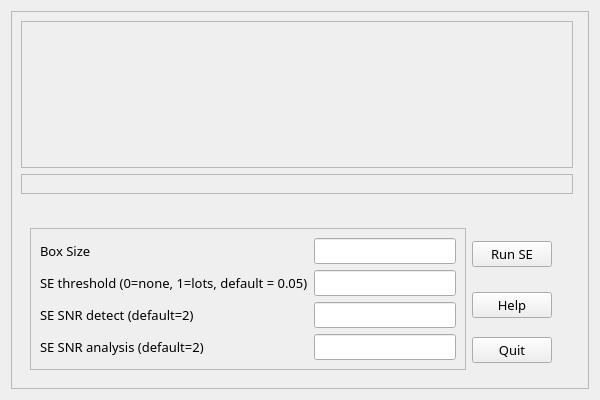
<?xml version="1.0" encoding="UTF-8"?>
<ui version="4.0">
 <class>Form</class>
 <widget class="QWidget" name="Form">
  <property name="geometry">
   <rect>
    <x>0</x>
    <y>0</y>
    <width>600</width>
    <height>400</height>
   </rect>
  </property>
  <property name="font">
   <font>
    <family>EB Garamond</family>
    <pointsize>10</pointsize>
   </font>
  </property>
  <property name="windowTitle">
   <string>Form</string>
  </property>
  <layout class="QGridLayout" name="gridLayout">
   <item row="0" column="0">
    <widget class="QFrame" name="mainframe">
     <property name="frameShape">
      <enum>QFrame::StyledPanel</enum>
     </property>
     <property name="frameShadow">
      <enum>QFrame::Raised</enum>
     </property>
     <layout class="QGridLayout" name="gridLayout_2">
      <item row="4" column="3">
       <widget class="QWidget" name="widget_10" native="true"/>
      </item>
      <item row="6" column="3">
       <widget class="QWidget" name="widget_9" native="true"/>
      </item>
      <item row="11" column="0">
       <widget class="QWidget" name="buttonWidget" native="true">
        <property name="mouseTracking">
         <bool>true</bool>
        </property>
        <layout class="QGridLayout" name="gridLayout_3">
         <item row="0" column="3">
          <widget class="QPushButton" name="mrunSEButton">
           <property name="text">
            <string>Run SE</string>
           </property>
          </widget>
         </item>
         <item row="1" column="3">
          <widget class="QPushButton" name="mhelpButton">
           <property name="text">
            <string>Help</string>
           </property>
          </widget>
         </item>
         <item row="2" column="3">
          <widget class="QPushButton" name="mquitButton">
           <property name="text">
            <string>Quit</string>
           </property>
          </widget>
         </item>
         <item row="0" column="0" rowspan="3">
          <widget class="QFrame" name="frame">
           <property name="frameShape">
            <enum>QFrame::StyledPanel</enum>
           </property>
           <property name="frameShadow">
            <enum>QFrame::Raised</enum>
           </property>
           <layout class="QGridLayout" name="gridLayout_4">
            <item row="0" column="0">
             <widget class="QLabel" name="label_3">
              <property name="text">
               <string>Box Size</string>
              </property>
             </widget>
            </item>
            <item row="0" column="1">
             <widget class="QLineEdit" name="boxSizeLineEdit"/>
            </item>
            <item row="1" column="0">
             <widget class="QLabel" name="label">
              <property name="text">
               <string>SE threshold (0=none, 1=lots, default = 0.05)</string>
              </property>
              <property name="wordWrap">
               <bool>false</bool>
              </property>
             </widget>
            </item>
            <item row="1" column="1">
             <widget class="QLineEdit" name="seThresholdLineEdit"/>
            </item>
            <item row="2" column="0">
             <widget class="QLabel" name="label_2">
              <property name="text">
               <string>SE SNR detect (default=2)</string>
              </property>
             </widget>
            </item>
            <item row="2" column="1">
             <widget class="QLineEdit" name="seSNRLineEdit"/>
            </item>
            <item row="3" column="0">
             <widget class="QLabel" name="label_4">
              <property name="text">
               <string>SE SNR analysis (default=2)</string>
              </property>
             </widget>
            </item>
            <item row="3" column="1">
             <widget class="QLineEdit" name="seSNRAnalysisLineEdit"/>
            </item>
           </layout>
          </widget>
         </item>
        </layout>
       </widget>
      </item>
      <item row="7" column="3">
       <widget class="QWidget" name="widget_2" native="true"/>
      </item>
      <item row="1" column="3">
       <widget class="QWidget" name="widget_14" native="true"/>
      </item>
      <item row="5" column="3">
       <widget class="QWidget" name="widget_7" native="true"/>
      </item>
      <item row="3" column="3">
       <widget class="QWidget" name="widget_8" native="true"/>
      </item>
      <item row="2" column="3">
       <widget class="QWidget" name="widget_15" native="true"/>
      </item>
      <item row="9" column="3">
       <widget class="QWidget" name="widget_5" native="true"/>
      </item>
      <item row="0" column="3">
       <widget class="QWidget" name="widget_6" native="true"/>
      </item>
      <item row="9" column="1">
       <widget class="QWidget" name="widget_17" native="true"/>
      </item>
      <item row="9" column="2">
       <widget class="QWidget" name="widget_16" native="true"/>
      </item>
      <item row="0" column="0" rowspan="8" colspan="3">
       <widget class="QFrame" name="cutouts">
        <property name="frameShape">
         <enum>QFrame::StyledPanel</enum>
        </property>
        <property name="frameShadow">
         <enum>QFrame::Raised</enum>
        </property>
        <layout class="QGridLayout" name="cutoutsLayout">
         <item row="0" column="0">
          <widget class="QWidget" name="dummyWidget" native="true"/>
         </item>
        </layout>
       </widget>
      </item>
      <item row="8" column="0" colspan="3">
       <widget class="QFrame" name="readoutframe">
        <property name="frameShape">
         <enum>QFrame::StyledPanel</enum>
        </property>
        <property name="frameShadow">
         <enum>QFrame::Raised</enum>
        </property>
        <layout class="QGridLayout" name="readoutGridLayout"/>
       </widget>
      </item>
     </layout>
    </widget>
   </item>
  </layout>
 </widget>
 <resources/>
 <connections/>
</ui>
